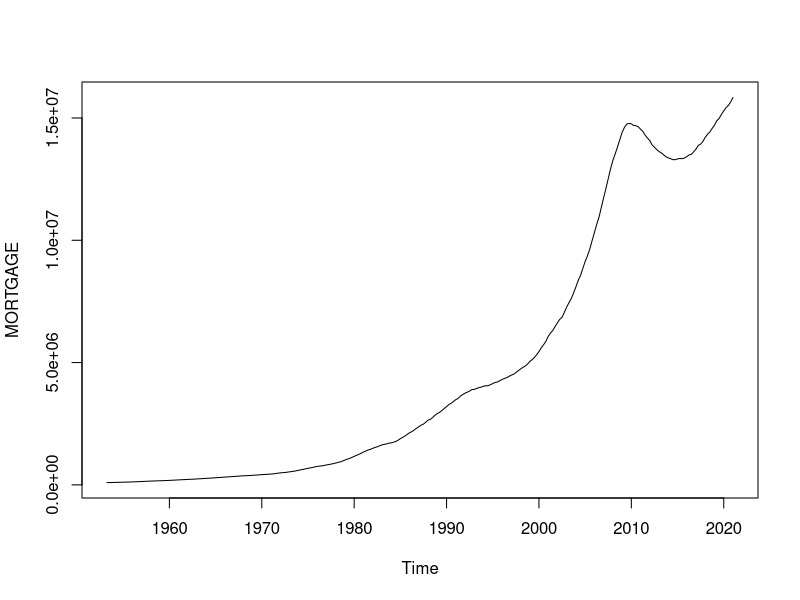
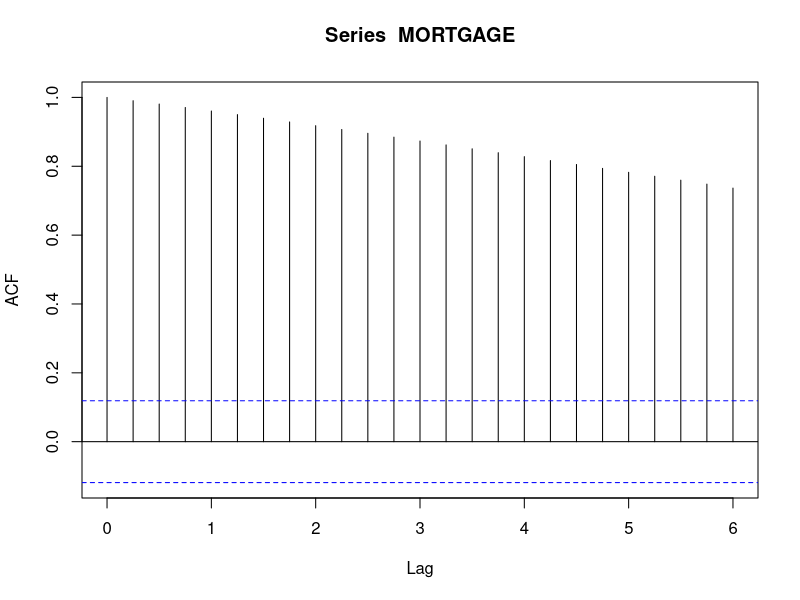
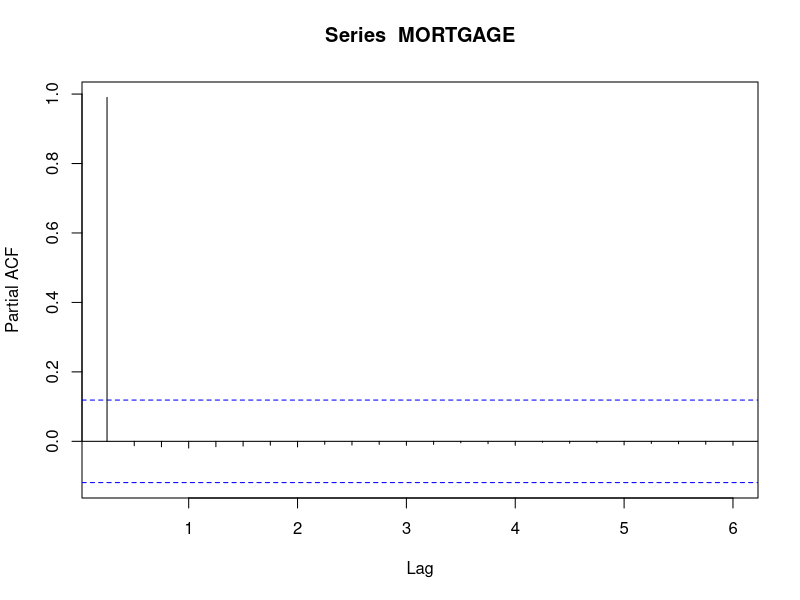
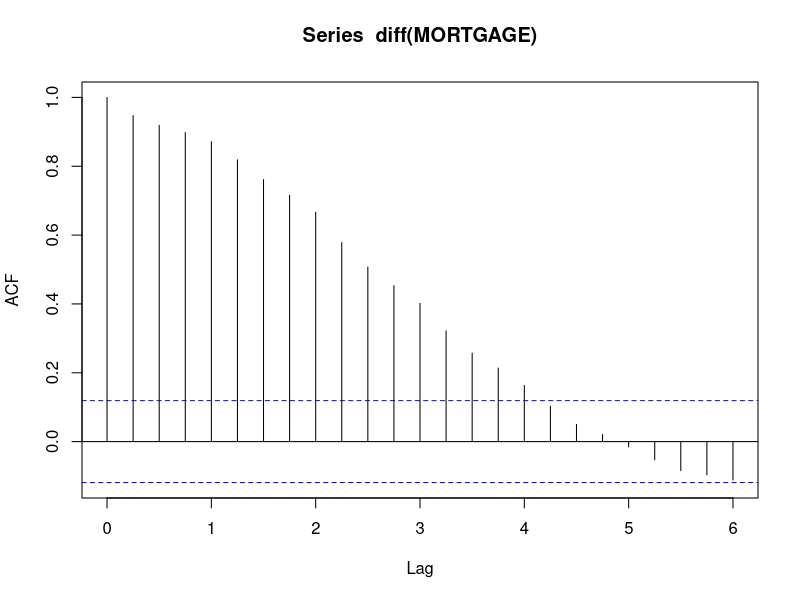
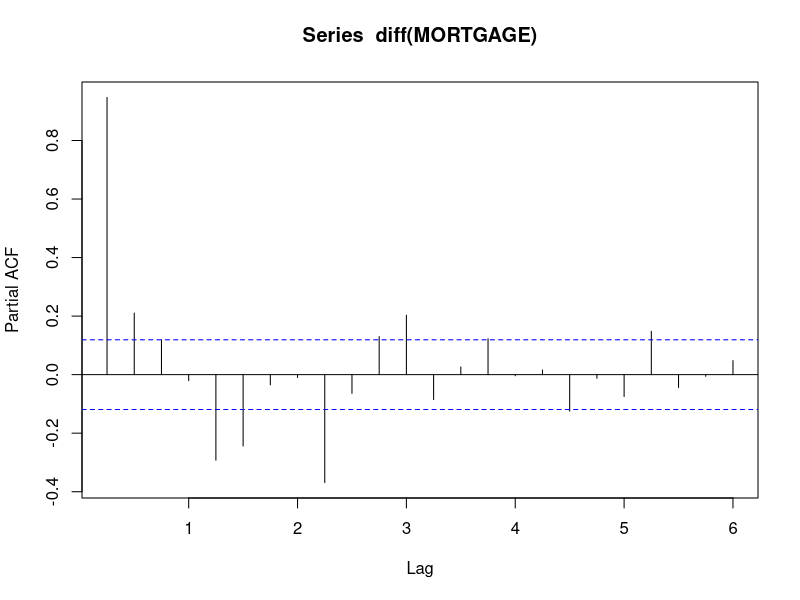
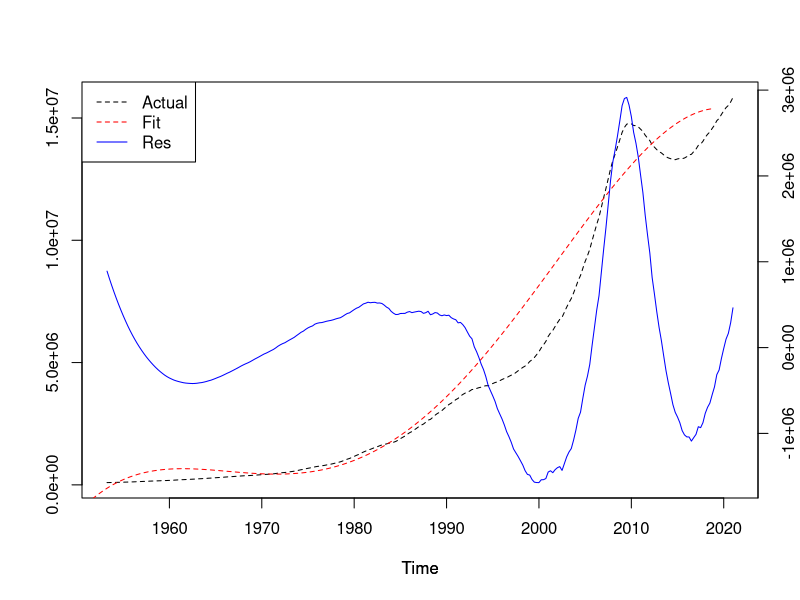
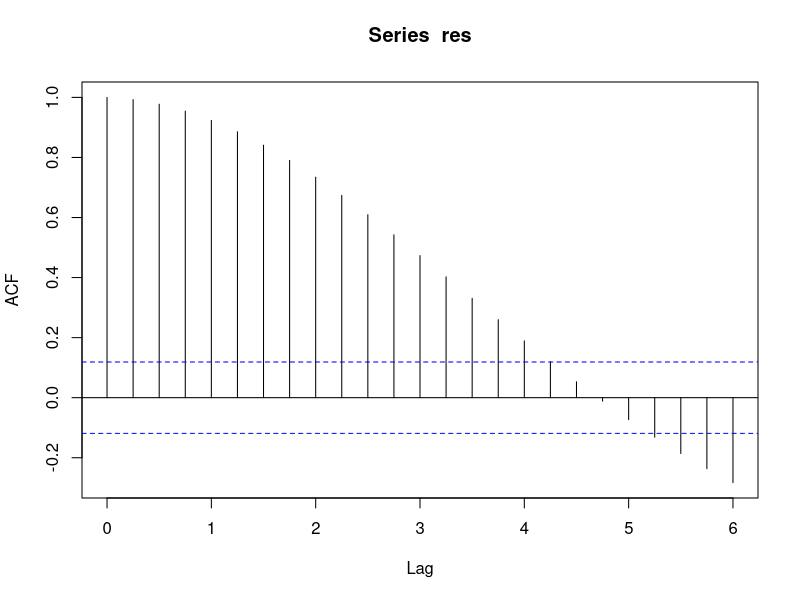
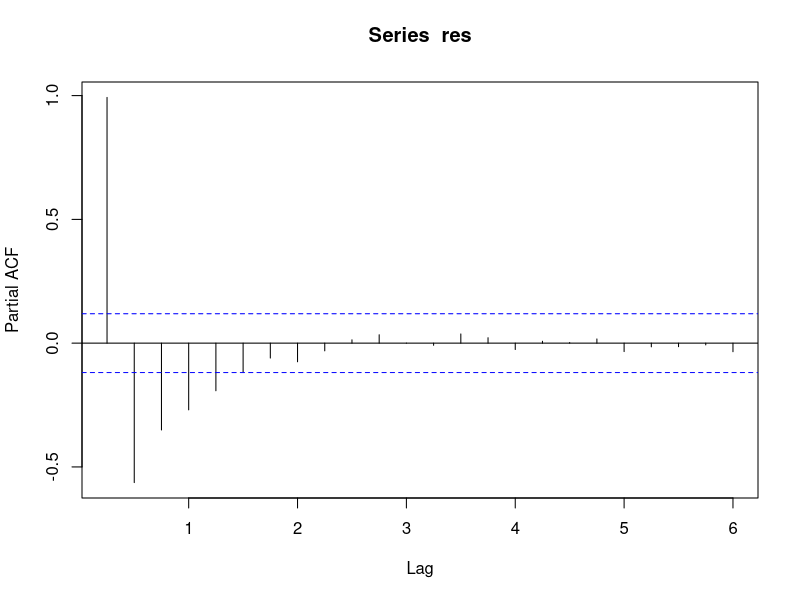

Reproduce these figures in R, in order. (Note: this script raises an error after producing the figures.)
## ---- chunk 1
setwd("/Users/anjali/Documents/university/Econ_5305/code_directory/Chapter10")
rm(list = ls())
## ---- chunk 2
library(openxlsx)
library(readxl)
library(ggplot2)
library(dynlm)
library(forecast)
library(urca)
## ---- chunk 3
data <- read_excel("ch10_q5_data.xls")

# read the complete time series
MORTGAGE<-ts(data$MORTGAGE, frequency =4, start = c(1951,10)) 

# split the data. Don't consider the last 12 periods 
last_index <- length(MORTGAGE)
MORTGAGE_split<-ts(data$MORTGAGE[1:(last_index - 12)], frequency =4, start = c(1951,10))
## ---- chunk 4
summary(data)
plot(MORTGAGE)
## ---- chunk 5
acf(MORTGAGE)
pacf(MORTGAGE)
acf(diff(MORTGAGE))
pacf(diff(MORTGAGE))
ur.df(MORTGAGE,type="trend",lags=0)
ur.df(diff(MORTGAGE),type="trend",lags=0)
## ---- chunk 6
n = length(MORTGAGE)
trend1 = ts(c(1:n), frequency = 4, start = c(1951,1)) 
model_poly4 <-lm(MORTGAGE ~ poly(trend1, 4, raw=TRUE)) 
summary(model_poly4) 
AIC(model_poly4)
BIC(model_poly4)
## ---- chunk 7
plot.ts(MORTGAGE, ylab="", lty=2) 
fit <- ts(fitted(model_poly4), frequency = 4, start=c(1951,1)) 
res <- ts(resid(model_poly4), frequency = 4, start=c(1951,1)) 
lines(fit, col="red", lty=2) 
par(new=TRUE) 
plot.ts(res, axes=FALSE, ylab="", col="blue") 
axis(side=4, at = pretty(range(res))) 
legend("topleft", legend=c("Actual", "Fit", "Res"), lty=c(2,2,1), col=c("black", "red", "blue"))
acf(res)
pacf(res) 
## ---- chunk 8
logMORTGAGE<- log(MORTGAGE)
n = length(logMORTGAGE)
trend1 = ts(c(1:n), frequency = 4, start = c(1951,1)) 
model_log <-lm(logMORTGAGE ~ poly(trend1, 2, raw=TRUE)) 
summary(model_log) 
AIC(model_log)
BIC(model_log)
## ---- chunk 9
plot.ts(logMORTGAGE, ylab="", lty=2) 
fit <- ts(fitted(model_log), frequency = 4, start=c(1951,1)) 
res <- ts(resid(model_log), frequency = 4, start=c(1951,1)) 
lines(fit, col="red", lty=2) 
par(new=TRUE) 
plot.ts(res, axes=FALSE, ylab="", col="blue") 
axis(side=4, at = pretty(range(res))) 
legend("topleft", legend=c("Actual", "Fit", "Res"), lty=c(2,2,1), col=c("black", "red", "blue"))
acf(res)
pacf(res) 
## ---- chunk 10
n = length(MORTGAGE)
trend1 = ts(c(1:n), frequency = 4, start = c(1951,1)) 
model_poly_ar <- dynlm(MORTGAGE ~ trend1+I(trend1^2)+I(trend1^3)+I(trend1^4)+lag(MORTGAGE,-1)+lag(MORTGAGE,-2)+lag(MORTGAGE,-3)+lag(MORTGAGE,-4)+lag(MORTGAGE,-5)) #AR(2) + polynomial(4) trend
summary(model_poly_ar)
AIC(model_poly_ar) 
BIC(model_poly_ar)
## ---- chunk 11
plot.ts(MORTGAGE, ylab="", lty=2) 
fit <- ts(fitted(model_poly_ar), frequency = 4, start=c(1951,1)) 
res <- ts(resid(model_poly_ar), frequency = 4, start=c(1951,1)) 
lines(fit, col="red", lty=2) 
par(new=TRUE) 
plot.ts(res, axes=FALSE, ylab="", col="blue") 
axis(side=4, at = pretty(range(res))) 
legend("topleft", legend=c("Actual", "Fit", "Res"), lty=c(2,2,1), col=c("black", "red", "blue"))
acf(res)
pacf(res) 
## ---- chunk 12
MORTGAGE_part<-ts(data$`MORTGAGE`[1:260], frequency =4, start = c(1951,10)) 
original<-ts(data$`MORTGAGE`[1:272], frequency =4, start = c(1951,10)) 
trend1 = ts(c(1:260), frequency = 4, start = c(1951,10)) 
model <- dynlm(MORTGAGE_part ~ trend1+I(trend1^2)+I(trend1^3)+I(trend1^4)+lag(MORTGAGE_part,-1)+stats::lag(MORTGAGE_part,-2)+stats::lag(MORTGAGE_part,-3)+stats::lag(MORTGAGE_part,-4)+stats::lag(MORTGAGE_part,-5)) #AR(2) + polynomial(4) trend
fcast=union(MORTGAGE_part, c(261:272))
fpoly = ts(c(261:272), frequency = 4, start = c(2016,10))
print(fpoly)
#print(MORTGAGE_part)
for(i in 1:12){
  fcast[260+i]<-coef(model)[1] +coef(model)[2]*(fpoly[i]) +coef(model)[3]*((fpoly[i])^2) 
              +coef(model)[4]*((fpoly[i])^3)+coef(model)[5]*((fpoly[i])^4)
              +coef(model)[6]*fcast[259+i]+coef(model)[7]*fcast[258+i]+coef(model)[8]*fcast[257+i]
              +coef(model)[9]*fcast[256+i]+coef(model)[10]*fcast[255+i] 
}

fcast = ts(fcast, frequency = 4, start = c(1951,10))
ts.plot(fcast) #plot of the forecast
lines(original, col=6)
lines(MORTGAGE_part, col=4)
## ---- chunk 13
data_2 <- read_excel("ch10_q10_data.xls")
View(data_2)
## ---- chunk 14
# read the time series total hours worked index
US<-ts(data_2$hours_worked_index,frequency=12,start=c(2006,3), end =c(2023,3))
cat("Hours worked in United States(Index)") 
summary(US)
cat("Standard deviation: ", sd(US))
plot.ts(US, main="Hours worked in United States(Index), Monthly",ylab ="index(2007)")
## ---- chunk 15
ur.df(US,type="drift",lags=0)
ur.df(diff(US),type="drift",lags=0)
## ---- chunk 16
library(dynlm) #use dynlm package
dUS<-diff(US)
model <-dynlm(dUS ~ lag(US,-1)) #regression correspondingg to the above ADF test
summary(model) #estimation output
AIC(model)
## [1] 171.2994
BIC(model)
## [1] 175.6966
res <-  residuals(model) #generate residuals
acf(res)
pacf(res)
Box.test(residuals(model), lag = 20, type="Ljung")
## ---- chunk 17
fcast=union(US, c(1,2,3,4)) #fcast will include actual US and 4 forecasts for US
fcastd=union(dUS, c(1,2,3,4)) #fcastd will include actual dUS and 4 forecasts for dUS
length(US)
length(dUS)
start_index_us <-length(fcast)
start_index_dus <-length(fcastd)
start_index_us
start_index_dus


#for(i in 1:4){
#  fcastd[(start_index - 1) + i]=coef(model)[1]*fcastd[(start_index) + i]
#  fcast[start_index + i]=fcast[(start_index - 1) + i]+fcastd[(start_index - 1) +i] 
#}
# P288, fig 10.13
fcast = ts(fcast, frequency = 12, start = 2006)
ts.plot(fcast) #plot of the forecast
lines(US, col=6) #simualtaneous plotting of the actual series in magenta color
## ---- chunk 18
ur.df(US,type="drift",lags=1) 

model <-dynlm(dUS ~ lag(US,-1)+lag(US,-1)) #regression corresponding to the above ADF test
summary(model)

AIC(model)
## [1] 134.9974
BIC(model)
## [1] 140.7334
res<-  residuals(model)
acf(res)
pacf(res)
Box.test(residuals(model), lag = 20, type="Ljung")
## ---- chunk 19
# P287 Prepare to forecast table 10.8 
model <-dynlm(dUS ~ lag(dUS,-1)+0) #AR(1) w/o constant for differenced series
summary(model)
AIC(model)
## [1] 135.857
BIC(model)
## [1] 138.725
res<-  residuals(model)
acf(res)
pacf(res)
Box.test(residuals(model), lag = 20, type="Ljung")
